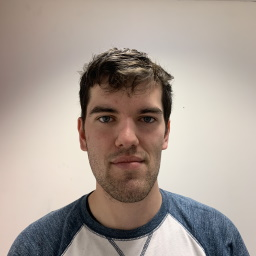
#> input picture FinalProject/photos/preprocessed/train/IMG_1512.jpg, 256 x 256 px
$ jupyter execute hog_features.ipynb   (shell and % lines are left out)
#> lines starting #> are read from the running program, lines starting #| are printed output that depends on the picture
[cell 1]
# Imports
import numpy as np
import math
import cv2
import skimage.measure
import matplotlib.pyplot as plt
import imutils

[cell 2]
block_size = (2, 2)  # h x w in cells
nbins = 9  # number of orientation bins
cell_size_list = [3, 4, 5]
img = cv2.cvtColor(cv2.imread("./photos/preprocessed/train/IMG_1512.jpg"), cv2.COLOR_BGR2GRAY)
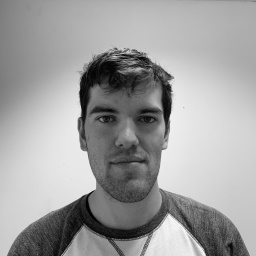
#> img: shape (256, 256); min 0, max 250, mean 159.4

# Define as input the mode to use (train or test)
def hog_features(img):
    feature_list = []
    # Go through each image in the folder
    for c in cell_size_list:
        cell_size = (c, c) # h x w in pixels

        # create HoG Object
        # winSize is the size of the image cropped to multiple of the cell size
        # all arguments should be given in terms of number of pixels
        hog = cv2.HOGDescriptor(_winSize=(img.shape[1] // cell_size[1] * cell_size[1],
                                  img.shape[0] // cell_size[0] * cell_size[0]),
                        _blockSize=(block_size[1] * cell_size[1],
                                    block_size[0] * cell_size[0]),
                        _blockStride=(cell_size[1], cell_size[0]),
                        _cellSize=(cell_size[1], cell_size[0]),
                        _nbins=nbins)

        n_cells = (img.shape[0] // cell_size[0], img.shape[1] // cell_size[1])

        # Compute HoG features
        hog_feats = hog.compute(img) \
               .reshape(n_cells[1] - block_size[1] + 1,
                        n_cells[0] - block_size[0] + 1,
                        block_size[1], block_size[0], nbins) \
               .transpose((1, 0, 3, 2, 4))  # index blocks by rows first


        plt.figure(figsize = (10,10))
        plt.subplot(121)
        plt.imshow(img, cmap='gray')
        plt.title("Original Image"), plt.xticks([]), plt.yticks([])

        plt.subplot(122)
        plt.pcolor(hog_feats[:, :, 0,0,0])
        plt.gca().invert_yaxis()
        plt.gca().set_aspect('equal', adjustable='box')
        plt.title("HOG bin = 0, block = 1"), plt.xticks([]), plt.yticks([])
        plt.colorbar(fraction=0.04)
        plt.show()

        feature_list.append(hog_feats)
#> this loop made 3 passes
#> pass 1, in hog_features, `plt.show()`:
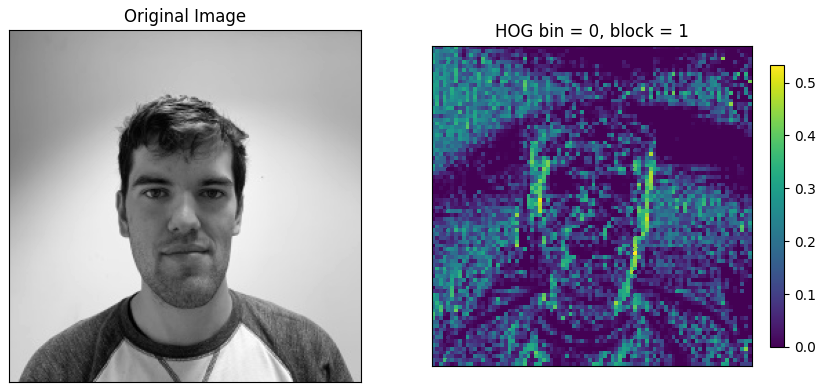
#> figure drawn by matplotlib, 3 panels
#> pass 2, in hog_features, `plt.show()`:
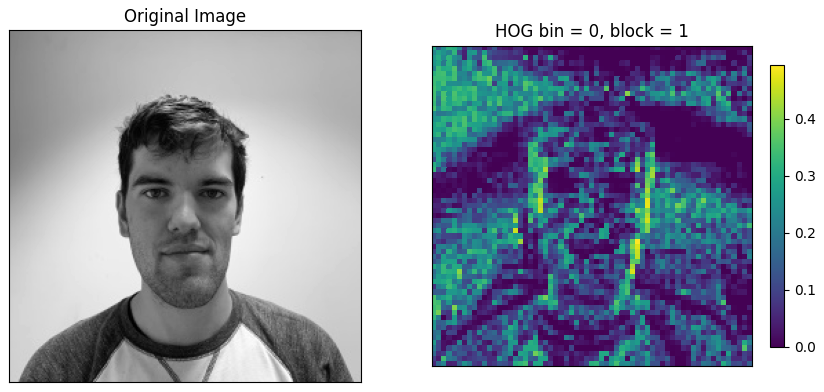
#> figure drawn by matplotlib, 3 panels
#> after the loop, feature_list = 3 items
    return feature_list

hog_list = hog_features(img)
#> hog_list = 3 items

$ run again, with FinalProject/photos/preprocessed/train/IMG_1514.jpg copied over FinalProject/photos/preprocessed/train/IMG_1512.jpg
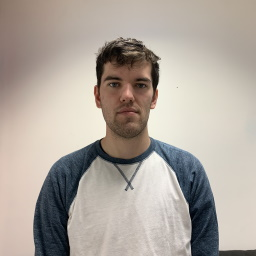
#> input picture FinalProject/photos/preprocessed/train/IMG_1514.jpg, 256 x 256 px
#> `img = cv2.cvtColor(cv2.imread("./photos/preprocessed/train/IMG_1512.jp..`:
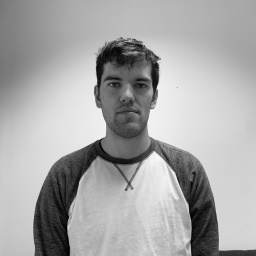
#> img: shape (256, 256); min 0, max 251, mean 167.4
#> the loop in hog_features, `for c in cell_size_list:` made 3 passes
#> pass 2, in hog_features, `plt.show()`:
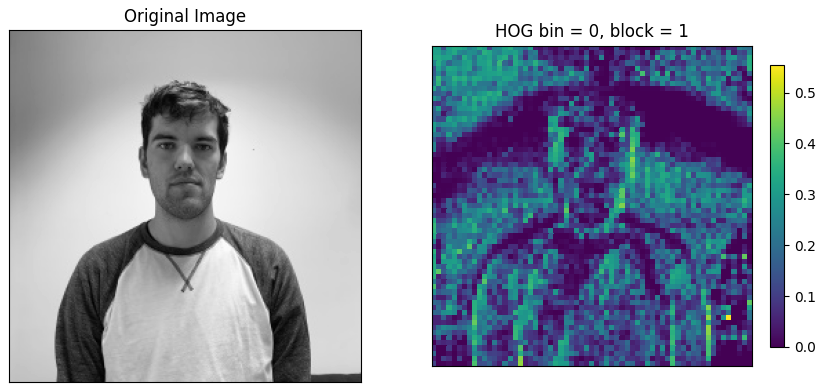
#> figure drawn by matplotlib, 3 panels
#> after the loop in hog_features, `for c in cell_size_list:`: feature_list = 3 items

$ run again, with FinalProject/photos/preprocessed/train/IMG_1515.jpg copied over FinalProject/photos/preprocessed/train/IMG_1512.jpg
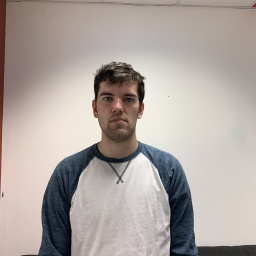
#> input picture FinalProject/photos/preprocessed/train/IMG_1515.jpg, 256 x 256 px
#> `img = cv2.cvtColor(cv2.imread("./photos/preprocessed/train/IMG_1512.jp..`:
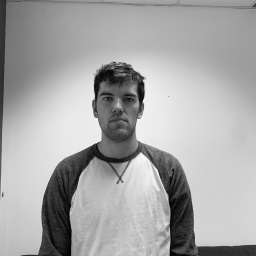
#> img: shape (256, 256); min 0, max 249, mean 167
#> the loop in hog_features, `for c in cell_size_list:` made 3 passes
#> pass 2, in hog_features, `plt.show()`:
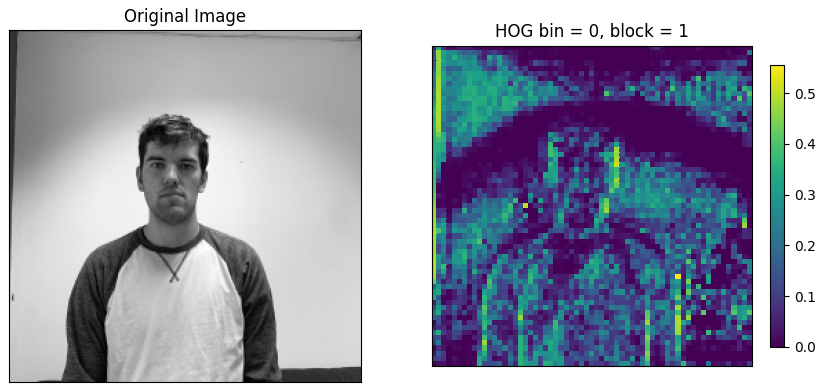
#> figure drawn by matplotlib, 3 panels
#> after the loop in hog_features, `for c in cell_size_list:`: feature_list = 3 items

$ run again, with FinalProject/photos/preprocessed/train/IMG_1516.jpg copied over FinalProject/photos/preprocessed/train/IMG_1512.jpg
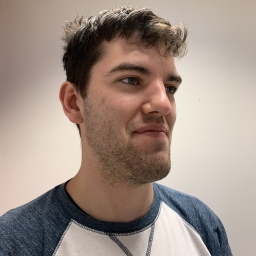
#> input picture FinalProject/photos/preprocessed/train/IMG_1516.jpg, 256 x 256 px
#> `img = cv2.cvtColor(cv2.imread("./photos/preprocessed/train/IMG_1512.jp..`:
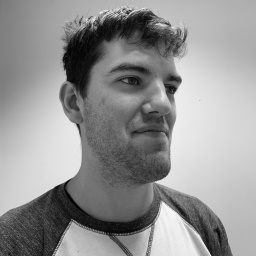
#> img: shape (256, 256); min 0, max 251, mean 147.5
#> the loop in hog_features, `for c in cell_size_list:` made 3 passes
#> pass 2, in hog_features, `plt.show()`:
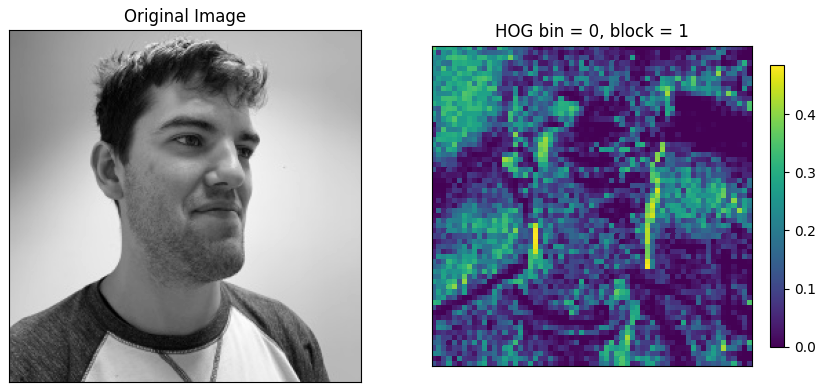
#> figure drawn by matplotlib, 3 panels
#> after the loop in hog_features, `for c in cell_size_list:`: feature_list = 3 items
